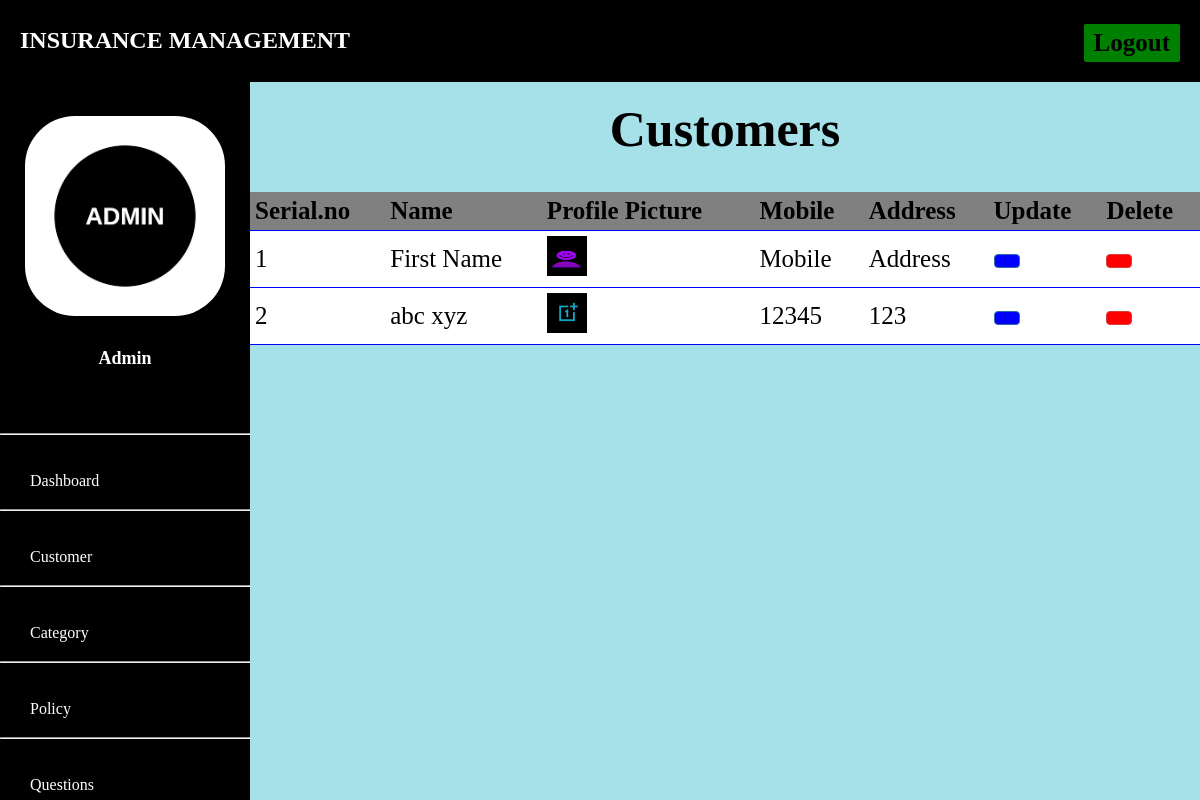
/admin-view-customer (signed in), run on the app's committed database.
### customer/models.py (models this page shows, shortened)
class Customer(models.Model):
    user=models.OneToOneField(User,on_delete=models.CASCADE)
    profile_pic= models.ImageField(upload_to='profile_pic',null=True,blank=True)
    address = models.CharField(max_length=40)
    mobile = models.CharField(max_length=20,null=False)
    @property
    def get_name(self):
        return self.user.first_name+" "+self.user.last_name

### admins/views.py (the view)
# urls.py: path('admin-view-customer', views.admin_view_customer,name='admin-view-customer'),
@login_required(login_url='adminlogin')
def admin_view_customer(request):
    customers= CMODEL.Customer.objects.all()
    return render(request,'admin_view_customer.html',{'customers':customers})

### admins/templates/admin_view_customer.html (shortened to what this page needs)
{% extends "adminbase.html" %}
{% block content %}
{% load static %}
  <div class="container">
    <div class="panel">
      <h1 class="panel-title">Customers</h1>
      <table>
        <thead>
          <tr>
            <th>Serial.no</th>
            <th>Name</th>
            <th>Profile Picture</th>
            <th>Mobile</th>
            <th>Address</th>
            <th>Update</th>
            <th>Delete</th>
          </tr>
        </thead>
        <tbody>
      {% for t in customers %}
      <tr>
        <td>{{ forloop.counter }}</td>
        <td> {{t.get_name}}</td>
        <td> <img src="{% static t.profile_pic.url %}" alt="Profile Pic" height="40px" width="40px"/></td>
        <td>{{t.mobile}}</td>
        <td>{{t.address}}</td>
        <td><a class="btn btn-primary btn-xs" href="{% url 'update-customer' t.id  %}"></a></td>
        <td><a class="btn btn-danger btn-xs" href="{% url 'delete-customer' t.id  %}"></a></td>
      </tr>
      {% endfor %}
    </table>
  </div>
</div>
<br><br><br><br><br><br>
{% endblock content %}

### admins/templates/adminbase.html (style rules this page uses)
a:link { text-decoration:none; }
body { margin: 0; padding: 0; height: 100%; font-family:cursive; background:#b2b2b2; }

### admins/templates/admin_view_customer.html (style rules this page uses)
body { font-family:cursive; margin: 0; padding:0px; background-color:#a6e0e9; }
table { width: 100%; border-collapse: collapse; background-color:#fff; }
th, td { padding:5px; text-align: left; border-bottom: 1px solid blue; }
th { background-color:grey; }
img { height: 40px; width: 40px; }
.container { max-width:1500px; margin:-100px auto; font-size:25px; margin-top:-150px; }
.panel { margin-top:-120px; }
.panel-title { text-align: center; font-size:50px; font-weight: bold; margin-top: 0; padding-top: 10px; }
.btn { display: inline-block; padding: 6px 12px; margin-bottom: 0; font-size: 14px; font-weight: normal; line-height: 1.42857143; text-align: center; white-space: nowrap; vertical-align: middle; cursor: pointer; border: 1px solid transparent; border-radius: 4px; }
.btn-primary { color: #fff; background-color:blue; border-color: #2e6da4; }
.btn-danger { color: #fff; background-color:red; border-color: #d43f3a; }

### data on the page
Customer: get_name "First Name", profile_pic (picture), mobile "Mobile", address "Address"
Customer: get_name "abc xyz", profile_pic (picture), mobile "12345", address "123"
